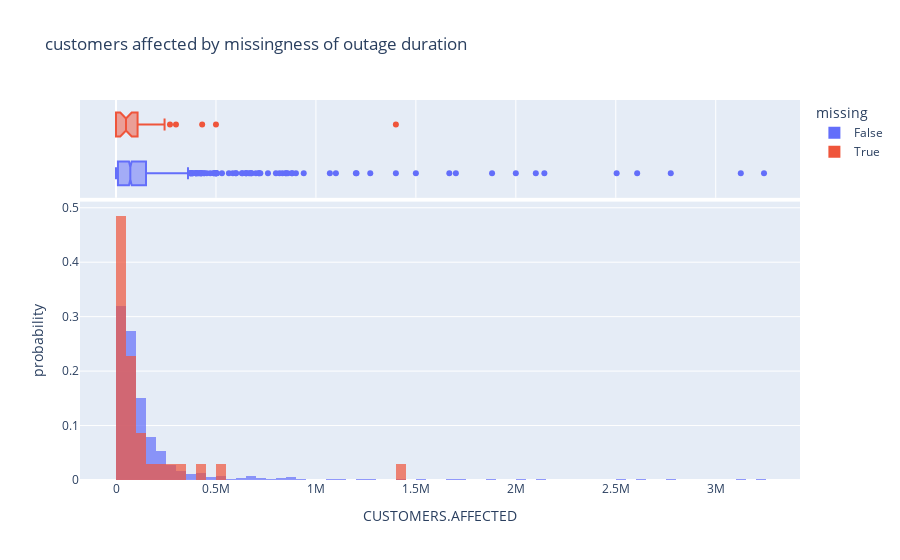

The code cell stored with this chart in its notebook:
### Markdown cell above
# Missingness Dependency

### Code cell
def ks_query(missing, dependent):
    mar = outage_cleaned.copy()
    mar[dependent] = mar[dependent].astype(float)
    mar['missing'] = mar[missing].isna()
    res = ks_2samp(mar.query('missing')[dependent], mar.query('not missing')[dependent])
    return res

dur_vs_cust = ks_query('OUTAGE.DURATION', 'CUSTOMERS.AFFECTED')
dur_vs_sales = ks_query('OUTAGE.DURATION', 'TOTAL.SALES')

print(dur_vs_cust, dur_vs_sales)

duration_missing = outage_cleaned.copy()
duration_missing['missing'] = duration_missing['OUTAGE.DURATION'].isna()

fig1 = px.histogram(duration_missing, x='CUSTOMERS.AFFECTED', color='missing', histnorm='probability', marginal='box',
             title="customers affected by missingness of outage duration", barmode='overlay', opacity=0.7)
fig1.write_html(r'missing1.html', include_plotlyjs='cdn')

fig2 = px.histogram(duration_missing, x='TOTAL.SALES', color='missing', histnorm='probability', marginal='box',
             title="total sales by missingness of outage duration", barmode='overlay', opacity=0.7)
fig2.show()
fig2.write_html(r'missing2.html', include_plotlyjs='cdn')

### Figure 1 — Plotly figure (JSON) as saved in the notebook; plotly's stock layout.template omitted (floating-point values rounded to 4 significant figures; data arrays with more than 128 entries replaced by an {"elided": "..."} marker saying what was removed)
{"data": [{"alignmentgroup": "True", "bingroup": "x", "histnorm": "probability", "hovertemplate": "missing=False<br>CUSTOMERS.AFFECTED=%{x}<br>probability=%{y}<extra></extra>", "legendgroup": "False", "marker": {"color": "#636efa", "opacity": 0.7, "pattern": {"shape": ""}}, "name": "False", "offsetgroup": "False", "orientation": "v", "showlegend": true, "type": "histogram", "x": {"elided": "1476 int values"}, "xaxis": "x", "yaxis": "y"}, {"alignmentgroup": "True", "hovertemplate": "missing=False<br>CUSTOMERS.AFFECTED=%{x}<extra></extra>", "legendgroup": "False", "marker": {"color": "#636efa"}, "name": "False", "notched": true, "offsetgroup": "False", "showlegend": false, "type": "box", "x": {"elided": "1476 int values"}, "xaxis": "x2", "yaxis": "y2"}, {"alignmentgroup": "True", "bingroup": "x", "histnorm": "probability", "hovertemplate": "missing=True<br>CUSTOMERS.AFFECTED=%{x}<br>probability=%{y}<extra></extra>", "legendgroup": "True", "marker": {"color": "#EF553B", "opacity": 0.7, "pattern": {"shape": ""}}, "name": "True", "offsetgroup": "True", "orientation": "v", "showlegend": true, "type": "histogram", "x": [0, null, 0, null, null, null, null, 43000, 70000, 124000, 160000, 101830, 11000, 0, 56000, 500000, 89000, 0, 300000, null, null, 0, null, null, null, 50000, null, 73000, null, null, 0, 0, null, null, 57184, 242910, null, null, null, 426, 430984, 65000, null, 32000, 0, 1400000, null, null, 37000, 50500, 35000, null, 0, 270000, 110000, 0, null, 14273], "xaxis": "x", "yaxis": "y"}, {"alignmentgroup": "True", "hovertemplate": "missing=True<br>CUSTOMERS.AFFECTED=%{x}<extra></extra>", "legendgroup": "True", "marker": {"color": "#EF553B"}, "name": "True", "notched": true, "offsetgroup": "True", "showlegend": false, "type": "box", "x": [0, null, 0, null, null, null, null, 43000, 70000, 124000, 160000, 101830, 11000, 0, 56000, 500000, 89000, 0, 300000, null, null, 0, null, null, null, 50000, null, 73000, null, null, 0, 0, null, null, 57184, 242910, null, null, null, 426, 430984, 65000, null, 32000, 0, 1400000, null, null, 37000, 50500, 35000, null, 0, 270000, 110000, 0, null, 14273], "xaxis": "x2", "yaxis": "y2"}], "layout": {"barmode": "overlay", "legend": {"title": {"text": "missing"}, "tracegroupgap": 0}, "title": {"text": "customers affected by missingness of outage duration"}, "xaxis": {"anchor": "y", "domain": [0, 1], "title": {"text": "CUSTOMERS.AFFECTED"}}, "xaxis2": {"anchor": "y2", "domain": [0, 1], "matches": "x", "showgrid": true, "showticklabels": false}, "yaxis": {"anchor": "x", "domain": [0, 0.7326], "title": {"text": "probability"}}, "yaxis2": {"anchor": "x2", "domain": [0.7426, 1], "matches": "y2", "showgrid": false, "showline": false, "showticklabels": false, "ticks": ""}}}
